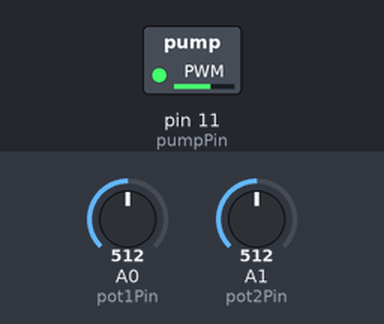
This sketch was run on a simulated Arduino Uno, built with avr-gcc and run on an emulated ATmega328P. On the bench: switched loads named in the sketch (green lamp = pin HIGH). Inputs (shaded band) come from the test bench; at power-on: A0 (pot1Pin) = 512, A1 (pot2Pin) = 512. Pins used as bus, display or sensor lines are not drawn.

Above: at 1.2 s.
1.3 s: A0 (pot1Pin) set to 716
At 2.5 s:
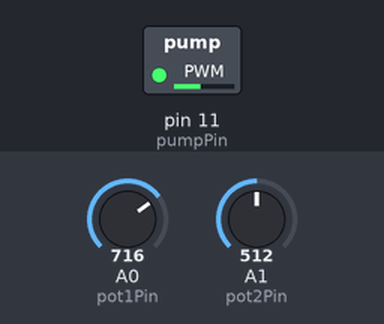
2.8 s: A0 (pot1Pin) set to 871
At 3.9 s:
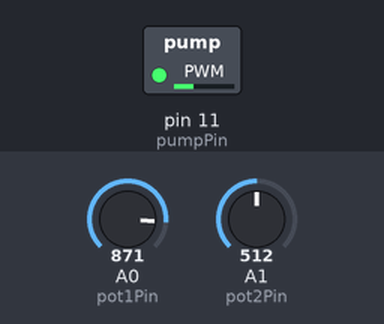
4.3 s: A0 (pot1Pin) set to 895
At 5.2 s:
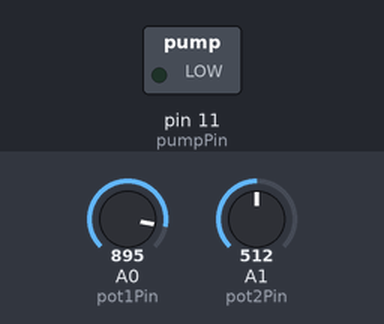
5.8 s: A0 (pot1Pin) set to 306
At 6.6 s:
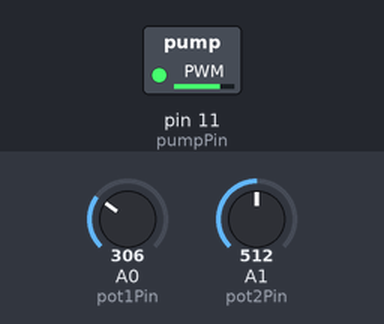
7.3 s: A0 (pot1Pin) set to 511
At 7.9 s:
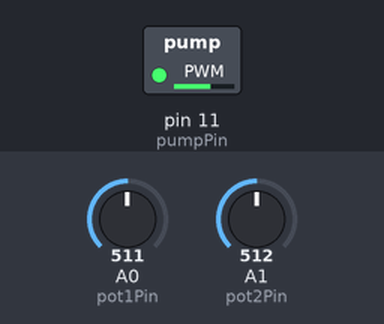
8.8 s: A0 (pot1Pin) set to 900
At 9.2 s:
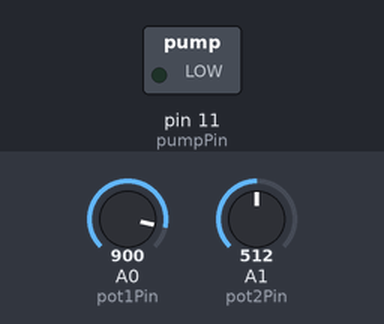
Timing chart, 0 to 11.3 s (numbered marks = the images above; inputs shaded):
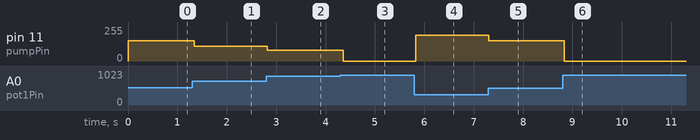

Measured:
- the behaviour switches between 878 and 879 on A0 (pot1Pin) (found by bisection; images 2 and 3)
- after the input at 1.3 s, pin 11 (pumpPin): 153/255 → 112/255 after 0.05 s
- after the input at 2.8 s, pin 11 (pumpPin): 112/255 → 81/255 at once
- after the input at 4.3 s, pin 11 (pumpPin): 81/255 → 0/255 after 0.06 s
- after the input at 5.8 s, pin 11 (pumpPin): 0/255 → 194/255 at once
- after the input at 7.3 s, pin 11 (pumpPin): 194/255 → 153/255 at once
- after the input at 8.8 s, pin 11 (pumpPin): 153/255 → 0/255 at once

The sketch:

waterdropslowmotion.ino
```cpp
const int pumpPin = 11;
const int strobPin = 10;
const int pot1Pin = A0;
const int pot2Pin = A1;
int pot1Value = 0;
int pot2Value = 0;

// Turn the strobe on or off when outside these limits
const int strobehighlimit = 110;
const int strobelowlimit = 2;

// Serial communication slows down loop, use when debugging
const bool serialmon = false;

// The setup routine runs once when you press reset
void setup() {
  // Initialize the strobe pin as a digital output.
  pinMode(strobPin, OUTPUT);
  // Initialize serial communication
  if (serialmon == true)
    Serial.begin(9600);
}

// The loop routine runs over and over again forever
void loop() {
  pot1Value = analogRead(pot1Pin);
  pot1Value = map(pot1Value, 0, 1023, 255, 50); // Map into 8-bit region of analogWrite
  if(pot1Value < 80){ // Fully stop pump when close to stopped
    pot1Value = 0;
  }
  analogWrite(pumpPin, pot1Value);

  pot2Value = analogRead(pot2Pin);
  pot2Value = map(pot2Value, 0, 1023, 0, 127);
  if (pot2Value > strobelowlimit && pot2Value < strobehighlimit){
    // Strobe if the pot is not maxed out
    digitalWrite(strobPin, HIGH); // turn the Strobe on
    delayMicroseconds(700);      // 0.8ms LED on
    digitalWrite(strobPin, LOW); // turn the Strobe off
  }
  else if (pot2Value <= strobelowlimit) {
    digitalWrite(strobPin, HIGH);
  }
  else if (pot2Value >= strobehighlimit) {
    digitalWrite(strobPin, LOW);
  }
  delay(pot2Value);		// TODO: Scale this value to flash just between the point of the drops to look stationary and when it travels forward and backward.

  // Print the results to the serial monitor:
  if (serialmon == true) {
    Serial.print("pot1 = " );
    Serial.print(pot1Value);
    Serial.print("\t pumpValue = ");
    Serial.println(pot1Value);
    Serial.print("pot2 = " );
    Serial.print(pot2Value);
    Serial.print("\t delay = ");
    Serial.print(pot2Value);
    Serial.println("ms");
  }
}
```
